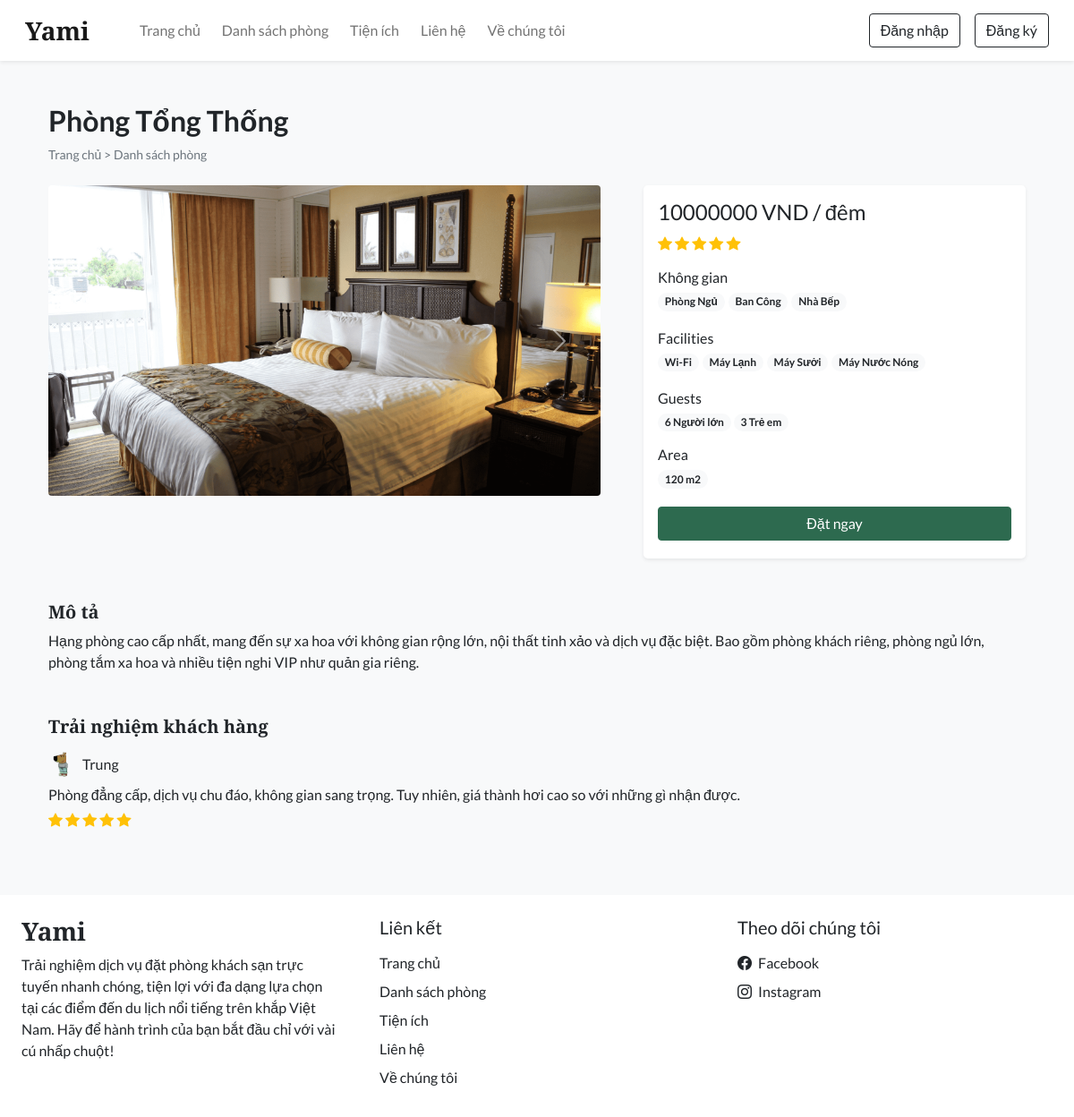
The app's page /room_details.php?id=6 with its own data.
### tables this page shows
CREATE TABLE `settings` (
  `sr_no` int(11) NOT NULL,
  `site_title` varchar(50) NOT NULL,
  `site_about` varchar(250) NOT NULL,
  `shutdown` tinyint(1) NOT NULL
);

CREATE TABLE `rooms` (
  `id` int(11) NOT NULL,
  `name` varchar(150) NOT NULL,
  `area` int(11) NOT NULL,
  `price` int(11) NOT NULL,
  `quantity` int(11) NOT NULL,
  `adult` int(11) NOT NULL,
  `children` int(11) NOT NULL,
  `description` varchar(350) NOT NULL,
  `status` tinyint(4) NOT NULL DEFAULT 1,
  `removed` int(11) NOT NULL DEFAULT 0
);

CREATE TABLE `room_images` (
  `sr_no` int(11) NOT NULL,
  `room_id` int(11) NOT NULL,
  `image` varchar(150) NOT NULL,
  `thumb` tinyint(4) NOT NULL DEFAULT 0
);

CREATE TABLE `features` (
  `id` int(11) NOT NULL,
  `name` varchar(50) NOT NULL
);

CREATE TABLE `facilities` (
  `id` int(11) NOT NULL,
  `icon` varchar(100) NOT NULL,
  `name` varchar(50) NOT NULL,
  `description` varchar(250) NOT NULL
);

CREATE TABLE `rating_review` (
  `sr_no` int(11) NOT NULL,
  `booking_id` int(11) NOT NULL,
  `room_id` int(11) NOT NULL,
  `user_id` int(11) NOT NULL,
  `rating` int(11) NOT NULL,
  `review` varchar(200) NOT NULL,
  `seen` int(11) NOT NULL DEFAULT 0,
  `datentime` datetime NOT NULL DEFAULT current_timestamp()
);

CREATE TABLE `user_cred` (
  `id` int(11) NOT NULL,
  `name` varchar(100) NOT NULL,
  `email` varchar(150) NOT NULL,
  `address` varchar(120) NOT NULL,
  `phonenum` varchar(100) NOT NULL,
  `pincode` int(11) NOT NULL,
  `dob` date NOT NULL,
  `profile` varchar(100) NOT NULL DEFAULT 'chill-guy.png',
  `password` varchar(200) NOT NULL,
  `is_verified` int(11) NOT NULL DEFAULT 0,
  `token` varchar(200) DEFAULT NULL,
  `t_expire` date DEFAULT NULL,
  `status` int(11) NOT NULL DEFAULT 1,
  `datentime` datetime NOT NULL DEFAULT current_timestamp()
);

### admin/inc/db_config.php (called while the page is built, shortened)
<?php
  function select($sql, $values, $datatypes) {
    $con = $GLOBALS['con'];
    if($stmt = mysqli_prepare($con, $sql)){
      mysqli_stmt_bind_param($stmt, $datatypes, ...$values);
      if(mysqli_stmt_execute($stmt)){
        $res = mysqli_stmt_get_result($stmt);
        return $res;
      }
      else{
        mysqli_stmt_close($stmt);
        die("Query cannot be executed - Execute");
      }
    }
    else{
      die("Query cannot be executed - Select");
    }
  }
?>

### room_details.php (the view, shortened to what this page needs)
<!DOCTYPE html>
<html lang="en">
<head>
  <?php require('inc/links.php'); ?>
</head>
<body class="bg-light">
  <?php require('inc/header.php'); ?>
  <?php
    $data = filteration($_GET);
    $room_res = select("SELECT * FROM `rooms` WHERE `id`=? AND `status`=? AND `removed`=?",[$data['id'],1,0],'iii');
    $room_data = mysqli_fetch_assoc($room_res);
  ?>
  <div class="container">
    <div class="row">
      <div class="col-12 my-5 mb-4 px-4">
        <h2 class="fw-bold"><?php echo $room_data['name'] ?></h2>
        <div style="font-size: 14px;">
          <a href="index.php" class="text-secondary text-decoration-none">Trang chủ</a>
          <span class="text-secondary"> > </span>
          <a href="rooms.php" class="text-secondary text-decoration-none">Danh sách phòng</a>
        </div>
      </div>
      <div class="col-lg-7 col-md-12 px-4">
        <div id="roomCarousel" class="carousel slide" data-bs-ride="carousel">
          <div class="carousel-inner">
            <?php
              $room_img = ROOMS_IMG_PATH."thumbnail.jpg";
              $img_q = mysqli_query($con,"SELECT * FROM `room_images`
                WHERE `room_id`='$room_data[id]'");
              if(mysqli_num_rows($img_q)>0)
              {
                $active_class = 'active';
                while($img_res = mysqli_fetch_assoc($img_q))
                {
                  echo"
                    <div class='carousel-item $active_class'>
                      <img src='".ROOMS_IMG_PATH.$img_res['image']."' class='d-block w-100 rounded'>
                    </div>
                  ";
                  $active_class='';
                }
              }
              else{
                echo"<div class='carousel-item active'>
                  <img src='$room_img' class='d-block w-100'>
                </div>";
              }
            ?>
          </div>
          <button class="carousel-control-prev" type="button" data-bs-target="#roomCarousel" data-bs-slide="prev">
            <span class="carousel-control-prev-icon" aria-hidden="true"></span>
          </button>
          <button class="carousel-control-next" type="button" data-bs-target="#roomCarousel" data-bs-slide="next">
            <span class="carousel-control-next-icon" aria-hidden="true"></span>
          </button>
        </div>
      </div>
      <div class="col-lg-5 col-md-12 px-4">
        <div class="card mb-4 border-0 shadow-sm rounded-3">
          <div class="card-body">
            <?php
              echo<<<price
                <h4>$room_data[price] VND / đêm</h4>
              price;
              $rating_q = "SELECT AVG(rating) AS `avg_rating` FROM `rating_review`
                WHERE `room_id`='$room_data[id]' ORDER BY `sr_no` DESC LIMIT 20";
              $rating_res = mysqli_query($con,$rating_q);
              $rating_fetch = mysqli_fetch_assoc($rating_res);
              $rating_data = "";
              if($rating_fetch['avg_rating']!=NULL)
              {
                for($i=0; $i < $rating_fetch['avg_rating']; $i++){
                  $rating_data .="<i class='bi bi-star-fill text-warning'></i> ";
                }
              }
              echo<<<rating
                <div class="mb-3">
                  $rating_data
                </div>
              rating;
              $fea_q = mysqli_query($con,"SELECT f.name FROM `features` f
                INNER JOIN `room_features` rfea ON f.id = rfea.features_id
                WHERE rfea.room_id = '$room_data[id]'");
              $features_data = "";
              while($fea_row = mysqli_fetch_assoc($fea_q)){
                $features_data .="<span class='badge rounded-pill bg-light text-dark text-wrap me-1 mb-1'>
                  $fea_row[name]
                </span>";
              }
              echo<<<features
                <div class="mb-3">
                  <h6 class="mb-1">Không gian</h6>
                  $features_data
                </div>
              features;
              $fac_q = mysqli_query($con,"SELECT f.name FROM `facilities` f
                INNER JOIN `room_facilities` rfac ON f.id = rfac.facilities_id
                WHERE rfac.room_id = '$room_data[id]'");
              $facilities_data = "";
              while($fac_row = mysqli_fetch_assoc($fac_q)){
                $facilities_data .="<span class='badge rounded-pill bg-light text-dark text-wrap me-1 mb-1'>
                  $fac_row[name]
                </span>";
              }
              echo<<<facilities
                <div class="mb-3">
                  <h6 class="mb-1">Facilities</h6>
                  $facilities_data
                </div>
              facilities;
              echo<<<guests
                <div class="mb-3">
                  <h6 class="mb-1">Guests</h6>
                  <span class="badge rounded-pill bg-light text-dark text-wrap">
                    $room_data[adult] Người lớn
                  </span>
                  <span class="badge rounded-pill bg-light text-dark text-wrap">
                    $room_data[children] Trẻ em
                  </span>
                </div>
              guests;
              echo<<<area
                <div class="mb-3">
                  <h6 class="mb-1">Area</h6>
                  <span class='badge rounded-pill bg-light text-dark text-wrap me-1 mb-1'>
                    $room_data[area] m2
                  </span>
                </div>
              area;
              if(!$settings_r['shutdown']){
                $login=0;
                echo<<<book
                  <button onclick='checkLoginToBook($login,$room_data[id])' class="btn w-100 text-white custom-bg shadow-none mb-1">Đặt ngay</button>
                book;
              }
            ?>
          </div>
        </div>
      </div>
      <div class="col-12 mt-4 px-4">
        <div class="mb-5">
          <h5 class="fw-bold h-font">Mô tả</h5>
          <p>
            <?php echo $room_data['description'] ?>
          </p>
        </div>
        <div>
          <h5 class="fw-bold h-font mb-3">Trải nghiệm khách hàng</h5>
          <?php
            $review_q = "SELECT rr.*,uc.name AS uname, uc.profile, r.name AS rname FROM `rating_review` rr
              INNER JOIN `user_cred` uc ON rr.user_id = uc.id
              INNER JOIN `rooms` r ON rr.room_id = r.id
              WHERE rr.room_id = '$room_data[id]'
              ORDER BY `sr_no` DESC LIMIT 15";
            $review_res = mysqli_query($con,$review_q);
            $img_path = USERS_IMG_PATH;
            if(mysqli_num_rows($review_res)==0){
              echo 'No reviews yet!';
            }
            else
            {
              while($row = mysqli_fetch_assoc($review_res))
              {
                $stars = "<i class='bi bi-star-fill text-warning'></i> ";
                for($i=1; $i<$row['rating']; $i++){
                  $stars .= " <i class='bi bi-star-fill text-warning'></i>";
                }
                echo<<<reviews
                  <div class="mb-4">
                    <div class="d-flex align-items-center mb-2">
                      <img src="$img_path$row[profile]" class="rounded-circle" loading="lazy" width="30px">
                      <h6 class="m-0 ms-2">$row[uname]</h6>
                    </div>
                    <p class="mb-1">
                      $row[review]
                    </p>
                    <div>
                      $stars
                    </div>
                  </div>
                reviews;
              }
            }
          ?>
        </div>
      </div>
    </div>
  </div>
  <?php require('inc/footer.php'); ?>
</body>
</html>

### inc/header.php (shortened to what this page needs)
<nav id="nav-bar" class="navbar navbar-expand-lg navbar-light bg-white px-lg-3 py-lg-2 shadow-sm sticky-top">
  <div class="container-fluid">
    <a class="navbar-brand me-5 fw-bold fs-3 h-font" href="index.php"><?php echo $settings_r['site_title'] ?></a>
    <div class="collapse navbar-collapse" id="navbarSupportedContent">
      <ul class="navbar-nav me-auto mb-2 mb-lg-0">
        <li class="nav-item">
          <a class="nav-link me-2" href="index.php">Trang chủ</a>
        </li>
        <li class="nav-item">
          <a class="nav-link me-2" href="rooms.php">Danh sách phòng</a>
        </li>
        <li class="nav-item">
          <a class="nav-link me-2" href="facilities.php">Tiện ích</a>
        </li>
        <li class="nav-item">
          <a class="nav-link me-2" href="contact.php">Liên hệ</a>
        </li>
        <li class="nav-item">
          <a class="nav-link" href="about.php">Về chúng tôi</a>
        </li>
      </ul>
      <div class="d-flex">
        <?php
          if(isset($_SESSION['login']) && $_SESSION['login']==true)
          {
            $path = USERS_IMG_PATH;
            echo<<<data
              <div class="btn-group">
                <button type="button" class="btn btn-outline-dark shadow-none dropdown-toggle" data-bs-toggle="dropdown" data-bs-display="static" aria-expanded="false">
                  <img src="$path$_SESSION[uPic]" style="width: 25px; height: 25px;" class="me-1 rounded-circle">
                  $_SESSION[uName]
                </button>
                <ul class="dropdown-menu dropdown-menu-lg-end">
                  <li><a class="dropdown-item" href="profile.php">Hồ sơ cá nhân</a></li>
                  <li><a class="dropdown-item" href="bookings.php">Lịch sử đặt phòng</a></li>
                  <li><a class="dropdown-item" href="logout.php">Đăng xuất</a></li>
                </ul>
              </div>
            data;
          }
          else
          {
            echo<<<data
              <button type="button" class="btn btn-outline-dark shadow-none me-lg-3 me-2" data-bs-toggle="modal" data-bs-target="#loginModal">
                Đăng nhập
              </button>
              <button type="button" class="btn btn-outline-dark shadow-none" data-bs-toggle="modal" data-bs-target="#registerModal">
                Đăng ký
              </button>
            data;
          }
        ?>
      </div>
    </div>
  </div>
</nav>

### inc/footer.php (shortened to what this page needs)
<div class="container-fluid bg-white mt-5">
  <div class="row">
    <div class="col-lg-4 p-4">
      <h3 class="h-font fw-bold fs-3 mb-2"><?php echo $settings_r['site_title'] ?></h3>
      <p>
        <?php echo $settings_r['site_about'] ?>
      </p>
    </div>
    <div class="col-lg-4 p-4">
      <h5 class="mb-3">Liên kết</h5>
      <a href="index.php" class="d-inline-block mb-2 text-dark text-decoration-none">Trang chủ</a> <br>
      <a href="rooms.php" class="d-inline-block mb-2 text-dark text-decoration-none">Danh sách phòng</a> <br>
      <a href="facilities.php" class="d-inline-block mb-2 text-dark text-decoration-none">Tiện ích</a> <br>
      <a href="contact.php" class="d-inline-block mb-2 text-dark text-decoration-none">Liên hệ</a> <br>
      <a href="about.php" class="d-inline-block mb-2 text-dark text-decoration-none">Về chúng tôi</a>
    </div>
    <div class="col-lg-4 p-4">
        <h5 class="mb-3">Theo dõi chúng tôi</h5>
        <a href="<?php echo $contact_r['fb'] ?>" class="d-inline-block text-dark text-decoration-none mb-2">
          <i class="bi bi-facebook me-1"></i> Facebook
        </a><br>
        <a href="<?php echo $contact_r['insta'] ?>" class="d-inline-block text-dark text-decoration-none">
          <i class="bi bi-instagram me-1"></i> Instagram
        </a><br>
    </div>
  </div>
</div>

### css/common.css (style rules this page uses)
:root { --teal: #2D6A4F; --teal_hover: #2D6A4F; }
* { font-family: 'Lato', sans-serif; }
.h-font { font-family: 'Merriweather', serif; }
.custom-bg { background-color: var(--teal); border: 1px solid var(--teal); }

### records on screen
settings: site_title "Yami", site_about "Trải nghiệm dịch vụ đặt phòng khách sạn trực tuyến nhanh chóng, tiện lợi với đa dạng lựa chọn tại các điểm đến du lịch nổi tiếng trên khắp Việt Nam. Hãy để hành trình của bạn bắt đầu chỉ với vài cú nhấp chuột!"
rooms: name "Phòng Tổng Thống", price "10000000", adult "6", children "3", area "120", description "Hạng phòng cao cấp nhất, mang đến sự xa hoa với không gian rộng lớn, nội thất tinh xảo và dịch vụ đặc biệt. Bao gồm phòng khách riêng, phòng ngủ lớn, phòng tắm xa hoa và nhiều tiện nghi VIP như quản gia riêng."
room_images: image (picture)
features: name "Phòng Ngủ"
features: name "Ban Công"
features: name "Nhà Bếp"
facilities: name "Wi-Fi"
facilities: name "Máy Lạnh"
facilities: name "Máy Sưởi"
facilities: name "Máy Nước Nóng"
rating_review: user.profile (picture), user.name "Trung", review "Phòng đẳng cấp, dịch vụ chu đáo, không gian sang trọng. Tuy nhiên, giá thành hơi cao so với những gì nhận được."
